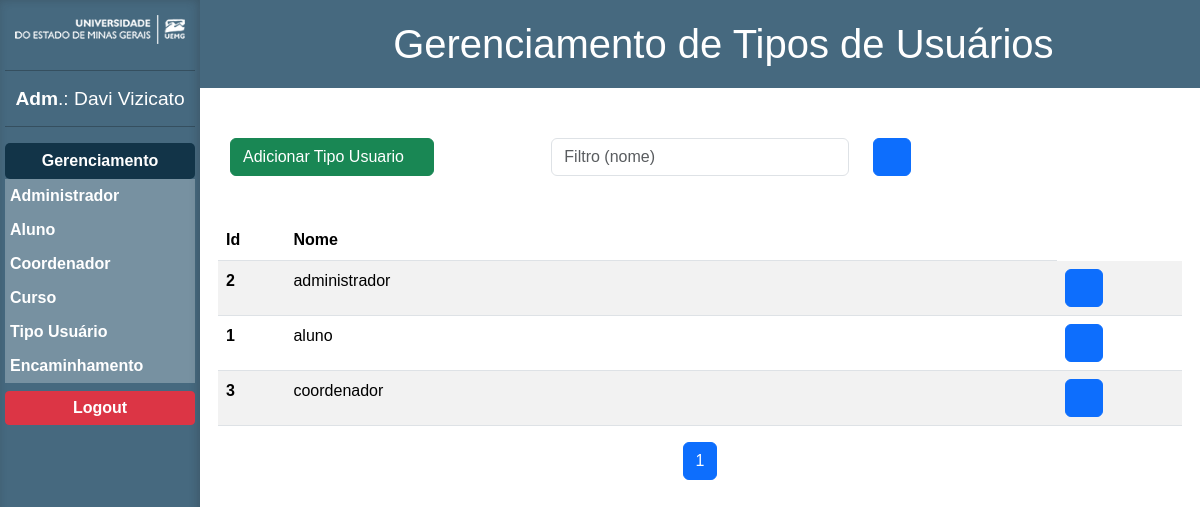
Screenshot of /Site/gerenciamento_tpu.php (signed in) with the database file from the repository.
### tables this page shows
CREATE TABLE `tp_u` (
  `idtpu` int(11) NOT NULL,
  `descricao_tpu` varchar(13) NOT NULL
);

### Site/gerenciamento_tpu.php (the view, shortened to what this page needs)
<?php
$filtro = isset($_GET['filtro']) ? trim($_GET['filtro']) : "";
if ($filtro === "") {
    $filtro = null;
}
$page = isset($_GET['page']) ? (int)$_GET['page'] : 1;
$records_per_page = 10;
$offset = ($page - 1) * $records_per_page;
$pdo = new PDO('mysql:host=localhost;dbname=sistema_solicitacoes_uemg', 'root', '', array(PDO::MYSQL_ATTR_INIT_COMMAND => "SET NAMES utf8"));
$where = isset($filtro) ? "where lower(descricao_cur) like '%" . mb_strtolower($filtro) . "%'" : "";
$total_sql = $pdo->prepare("SELECT COUNT(*) FROM tp_u {$where}");
$total_sql->execute();
$total_records = $total_sql->fetchColumn();
$total_pages = ceil($total_records / $records_per_page);
 $sql = $pdo->prepare("SELECT * FROM tp_u {$where} ORDER BY descricao_tpu LIMIT :limit OFFSET :offset");
$sql->bindValue(':limit', $records_per_page, PDO::PARAM_INT);
$sql->bindValue(':offset', $offset, PDO::PARAM_INT);
$sql->execute();
$res = $sql->fetchAll(PDO::FETCH_ASSOC);
?>
<!DOCTYPE html>
<html lang="pt-BR">
<head>
    <link href="https://cdn.jsdelivr.net/npm/bootstrap@5.3.3/dist/css/bootstrap.min.css" rel="stylesheet">
    <link rel="stylesheet" href="Estilos/estilo_gerenciamento.css">
</head>
<body>
    <?php include_once("sidebar.php");?>
    <div class="right-content">
        <header>
            <button id="botao-menu"><i class="fa-solid fa-bars"></i></button>
            <h1 id="h1-header">Gerenciamento de Tipos de Usuários</h1>
        </header>
        <main class="container">
            <form class="form-horizontal" action="tipo_usuario.php" method="get">
                <div class="row">
                    <div class="col">
                    <button type="button" class="btn btn-success" data-bs-toggle="modal" data-bs-target="#adicionar-tpu" title="adicionar-tpu" >Adicionar Tipo Usuario<i class="fa-solid fa-graduation-cap" style="margin-left: 5px;"></i></button>
                    </div>
                    <div class="col">
                        <div class="controls">
                            <input size="20" class="form-control" name="filtro" type="text" placeholder="Filtro (nome)" value="<?= $filtro ?? "" ?>">
                        </div>
                    </div>
                    <div class="col">
                        <button type="submit" class="btn btn-primary" title="Filtrar"><i class="fa-solid fa-magnifying-glass"></i></button>
                    </div>
                </div>
                <br/>
            </form>
            <div class="row">
                <table class="table table-striped">
                    <thead>
                        <tr>
                            <th scope="col" style="width: 7%;">Id</th>
                            <th scope="col" style="width: 80%;">Nome</th>
                        </tr>
                    </thead>
                    <tbody>
                        <?php
                        foreach ($res as $key => $value) {
                            echo '<tr>';
                            echo '<th scope="row">' . $value['idtpu'] . '</th>';
                            echo '<td>' . $value['descricao_tpu'] . '</td>';
                            echo '<td width=250>';
                            echo '<button type="button" class="btn btn-primary" data-bs-toggle="modal" data-bs-target="#staticBackdrop" title="Atualizar '. $value['descricao_tpu'] .'" data-id="' . $value['idtpu'] . '" data-nome="' . $value['descricao_tpu'] . '"><i class="fa-solid fa-pen"></i> </button>';
                            echo '</td>';
                            echo '</tr>';
                        }
                        ?>
                    </tbody>
                </table>
            </div>
            <nav aria-label="Page navigation">
                <ul class="pagination justify-content-center">
                    <?php
                    for ($i = 1; $i <= $total_pages; $i++) {
                        $active = ($i == $page) ? 'active' : '';
                        echo '<li class="page-item '.$active.'"><a class="page-link" href="?page='.$i.'&filtro='.$filtro.'">'.$i.'</a></li>';
                    }
                    ?>
                </ul>
            </nav>
        </main>
    </div>
</body>
</html>

### Site/Estilos/estilo_gerenciamento.css (style rules this page uses)
* { margin: 0px; padding: 0px; font-family: Arial, Helvetica, sans-serif; }
:root { --azul-principal: #46697F; --azul-fundo: #4f758f40; }
html, body { overflow-x: hidden; height: 100%; }
body { display: flex; }
.container { padding: 0px 30px; }
form { margin-bottom: 20px; }
.right-content { width: 100%; right: 0; top: 0; }

### Site/sidebar.php (style rules this page uses)
a { text-decoration: none; }

### rows the page displays
tp_u: idtpu "2", descricao_tpu "administrador"
tp_u: idtpu "1", descricao_tpu "aluno"
tp_u: idtpu "3", descricao_tpu "coordenador"

### other values shown
$_SESSION['nome-usuario'] "Davi Vizicato"
